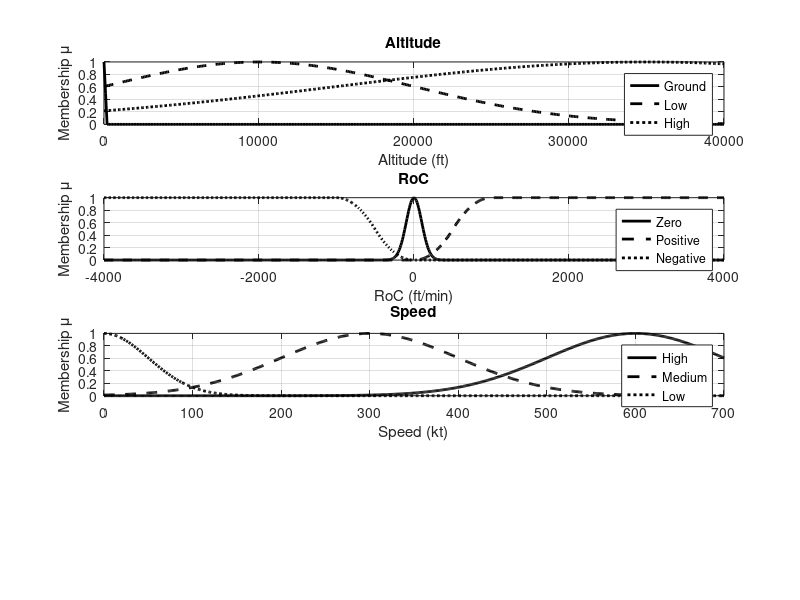

The MATLAB source for this figure:
%% Fuzzy Membership Functions according to my definitions
%   H_gnd(η) = Z(η,0,200)
%   H_lo(η)  = G(η,10000,10000)
%   H_hi(η)  = G(η,35000,20000)
%   RoC0(τ)  = G(τ,0,100)
%   RoC+(τ)  = S(τ,10,1000)
%   RoC–(τ)  = Z(τ,–1000,–10)
%   V_lo(v)  = G(v,0,50)
%   V_mid(v) = G(v,300,100)
%   V_hi(v)  = G(v,600,100)
%   P_gnd(p)= G(p,1,0.2)
%   P_clb(p)= G(p,2,0.2)
%   P_cru(p)= G(p,3,0.2)
%   P_des(p)= G(p,4,0.2)
%   P_lvl(p)= G(p,5,0.2)

% 1) Define the continuous axes
eta = linspace(0,40000,401);      % altitude in feet
tau = linspace(-4000,4000,801);   % rate of climb in ft/min
v   = linspace(0,700,701);        % speed in knots
p   = linspace(0,6,601);          % phase axis (0 to 6)

% 2) Compute each membership function
H_gnd = zmf(eta, [0 200]);               % Z(η,0,200)
H_lo  = gaussmf(eta, [10000 10000]);     % G(η,10000,10000)
H_hi  = gaussmf(eta, [20000 35000]);     % G(η,35000,20000)

RoC0 = gaussmf(tau,[100 0]);             % G(τ,0,100)
RoCp = smf(tau, [10 1000]);              % S(τ,10,1000)
RoCm = zmf(tau,[-1000 -10]);             % Z(τ,–1000,–10)

V_lo  = gaussmf(v,[50 0]);               % G(v,0,50)
V_mid = gaussmf(v,[100 300]);            % G(v,300,100)
V_hi  = gaussmf(v,[100 600]);            % G(v,600,100)

P_gnd = gaussmf(p,[0.2 1]);              % G(p,1,0.2)
P_clb = gaussmf(p,[0.2 2]);              % G(p,2,0.2)
P_cru = gaussmf(p,[0.2 3]);              % G(p,3,0.2)
P_des = gaussmf(p,[0.2 4]);              % G(p,4,0.2)
P_lvl = gaussmf(p,[0.2 5]);              % G(p,5,0.2)

% 3) Plot the four‑panel figure
figure;

% --- Altitude ---
subplot(4,1,1);
plot(eta, H_gnd, 'k-', 'LineWidth',2); hold on;
plot(eta, H_lo,  'k--','LineWidth',2);
plot(eta, H_hi,  'k:','LineWidth',2);
grid on;
xlabel('Altitude (ft)');
ylabel('Membership μ');
title('Altitude');
legend('Ground','Low','High','Location','Best');

% --- RoC ---
subplot(4,1,2);
plot(tau, RoC0, 'k-', 'LineWidth',2); hold on;
plot(tau, RoCp, 'k--','LineWidth',2);
plot(tau, RoCm, 'k:','LineWidth',2);
grid on;
xlabel('RoC (ft/min)'); 
ylabel('Membership μ');
title('RoC');
legend('Zero','Positive','Negative','Location','Best');

% --- Speed ---
subplot(4,1,3);
plot(v, V_hi,  'k-', 'LineWidth',2); hold on;
plot(v, V_mid, 'k--','LineWidth',2);
plot(v, V_lo,  'k:','LineWidth',2);
grid on;xlabel('Speed (kt)'); ylabel('Membership μ');
title('Speed');
legend('High','Medium','Low','Location','Best');

% --- Phase ---
%subplot(4,1,4);
% Plot discrete markers at integer phase points
%phases = 1:5;
%plot(phases, P_gnd(phases*100), 'ks','MarkerSize',8,'LineWidth',2); hold on;
%plot(phases, P_clb(phases*100), 'k^','MarkerSize',8,'LineWidth',2);
%plot(phases, P_des(phases*100), 'kv','MarkerSize',8,'LineWidth',2);
%plot(phases, P_cru(phases*100), 'kx','MarkerSize',8,'LineWidth',2);
%plot(phases, P_lvl(phases*100), 'ko','MarkerSize',8,'LineWidth',2);

%grid on;xlim([0.5 5.5]); ylim([0 1.2]);
%set(gca, 'XTick', phases, 'XTickLabel',{'Ground','Climb','Descent','Cruise','Level flight'});xlabel('Phase'); ylabel('Membership μ');
%title('Phase');
